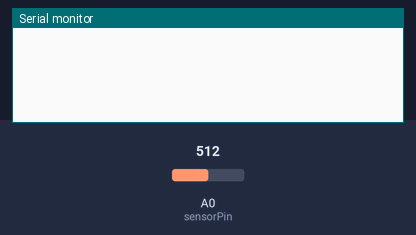
Recording of a sketch running on a simulated Arduino Uno, built with avr-gcc and run on an emulated ATmega328P. On the bench: the last lines printed to the serial monitor. The inputs (shaded band) are chosen by the test bench; at power-on: A0 (sensorPin) = 512.

Above: at 1.2 s.
1.3 s: A0 (sensorPin) set to 716
At 2.3 s:
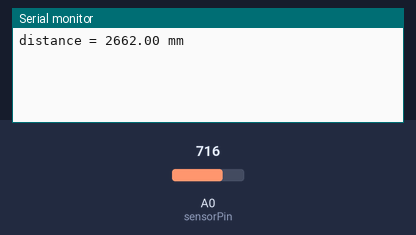
4.3 s: A0 (sensorPin) set to 900
At 5.7 s:
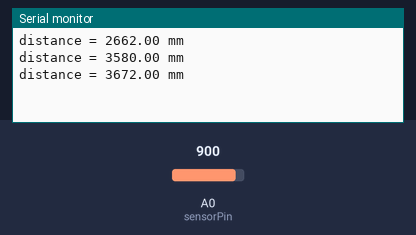
Timing chart, 0 to 7.3 s (numbered marks = the images above; inputs shaded):
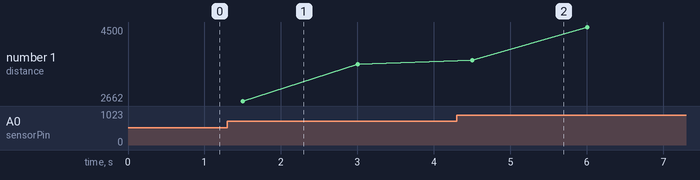

Measured:
- after the input at 1.3 s, the serial monitor: prints a new line after 0.20 s (image 1)
- after the input at 4.3 s, the serial monitor: prints a new line after 0.21 s (image 2)
- plotted number 1: 3580 → 4500 after the input at 4.3 s

The sketch:

MB7389_1.ino
```cpp
/* Arduino example code for MaxBotix MB7389 HRXL-MaxSonar-WR weather resistant ultrasonic distance sensor: analog voltage output. More info: www.makerguides.com */

#define sensorPin A0

unsigned long int acc = 0;
float distance;


void setup() {
 Serial.begin(9600);
}

void read_sensor() {
 distance = analogRead(sensorPin) * 5;
}

void print_data() {
 Serial.print("distance = ");
 Serial.print(distance);
 Serial.println(" mm");
}

void loop() {
  for (int m = 0; m <10; m++) {
    acc = acc + analogRead(sensorPin)*5;
    delay(150);
  }
  distance = acc/10;
  print_data();
  acc =0;
  //delay(1000);
}
```
